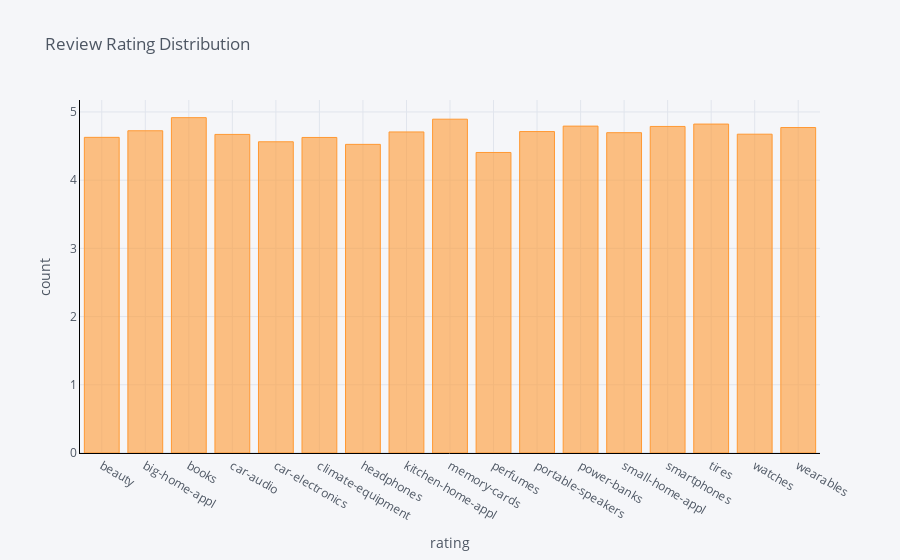

Notebook source saved alongside this figure:
### Code cell
category_avg_rating.iplot(
    kind='bar',
    xTitle='rating',
    linecolor='black',
    yTitle='count',
    title='Review Rating Distribution')

### Figure 1 — Plotly figure (JSON) as saved in the notebook; plotly's stock layout.template omitted (floating-point values rounded to 4 significant figures)
{"data": [{"marker": {"color": "rgba(255, 153, 51, 0.6)", "line": {"color": "rgba(255, 153, 51, 1.0)", "width": 1}}, "name": "rating", "orientation": "v", "text": "", "type": "bar", "x": ["beauty", "big-home-appl", "books", "car-audio", "car-electronics", "climate-equipment", "headphones", "kitchen-home-appl", "memory-cards", "perfumes", "portable-speakers", "power-banks", "small-home-appl", "smartphones", "tires", "watches", "wearables"], "y": [4.628, 4.724, 4.917, 4.671, 4.563, 4.626, 4.525, 4.707, 4.894, 4.406, 4.713, 4.792, 4.696, 4.788, 4.822, 4.674, 4.772]}], "layout": {"legend": {"bgcolor": "#F5F6F9", "font": {"color": "#4D5663"}}, "paper_bgcolor": "#F5F6F9", "plot_bgcolor": "#F5F6F9", "title": {"font": {"color": "#4D5663"}, "text": "Review Rating Distribution"}, "xaxis": {"gridcolor": "#E1E5ED", "linecolor": "black", "showgrid": true, "tickfont": {"color": "#4D5663"}, "title": {"font": {"color": "#4D5663"}, "text": "rating"}, "zerolinecolor": "#E1E5ED"}, "yaxis": {"gridcolor": "#E1E5ED", "linecolor": "black", "showgrid": true, "tickfont": {"color": "#4D5663"}, "title": {"font": {"color": "#4D5663"}, "text": "count"}, "zerolinecolor": "#E1E5ED"}}}
